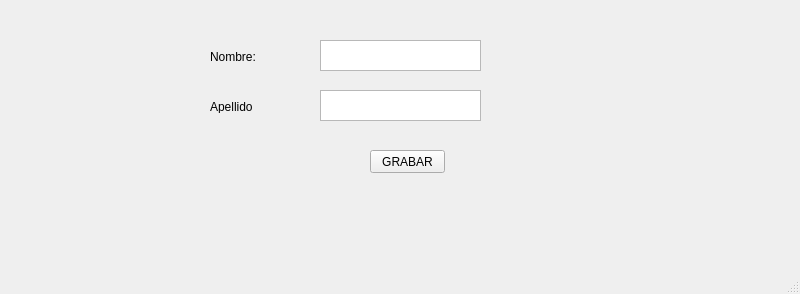
<?xml version="1.0" encoding="UTF-8"?>
<ui version="4.0">
 <class>MainWindow</class>
 <widget class="QMainWindow" name="MainWindow">
  <property name="geometry">
   <rect>
    <x>0</x>
    <y>0</y>
    <width>800</width>
    <height>294</height>
   </rect>
  </property>
  <property name="windowTitle">
   <string>MainWindow</string>
  </property>
  <widget class="QWidget" name="centralwidget">
   <widget class="QTextEdit" name="txt_nombre">
    <property name="geometry">
     <rect>
      <x>320</x>
      <y>40</y>
      <width>161</width>
      <height>31</height>
     </rect>
    </property>
   </widget>
   <widget class="QTextEdit" name="txt_Apellido">
    <property name="geometry">
     <rect>
      <x>320</x>
      <y>90</y>
      <width>161</width>
      <height>31</height>
     </rect>
    </property>
   </widget>
   <widget class="QLabel" name="lbl_Nombre">
    <property name="geometry">
     <rect>
      <x>210</x>
      <y>50</y>
      <width>47</width>
      <height>13</height>
     </rect>
    </property>
    <property name="text">
     <string>Nombre:</string>
    </property>
   </widget>
   <widget class="QLabel" name="lbl_Apellido">
    <property name="geometry">
     <rect>
      <x>210</x>
      <y>100</y>
      <width>47</width>
      <height>13</height>
     </rect>
    </property>
    <property name="text">
     <string>Apellido</string>
    </property>
   </widget>
   <widget class="QPushButton" name="btn_grabar">
    <property name="geometry">
     <rect>
      <x>370</x>
      <y>150</y>
      <width>75</width>
      <height>23</height>
     </rect>
    </property>
    <property name="text">
     <string>GRABAR</string>
    </property>
   </widget>
  </widget>
  <widget class="QMenuBar" name="menubar">
   <property name="geometry">
    <rect>
     <x>0</x>
     <y>0</y>
     <width>800</width>
     <height>21</height>
    </rect>
   </property>
  </widget>
  <widget class="QStatusBar" name="statusbar"/>
 </widget>
 <resources/>
 <connections/>
</ui>
